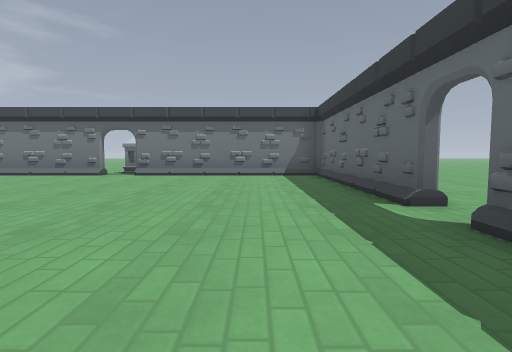
View 1 (above)

12 first-person views from a walk through a level from a Godot 3-D game. The camera is 1.2 m above the floor, tilts 4° down and sees 80° across. The floor is counted in squares, 2 m on a side. Each view is taken from the middle of a square. On the plan, view 1 faces up. The plan holds only what a view shows up to about 9 squares ahead; the rest is blank. The place goes on beyond the plan. Some surface patterns are stand-ins.

View 2
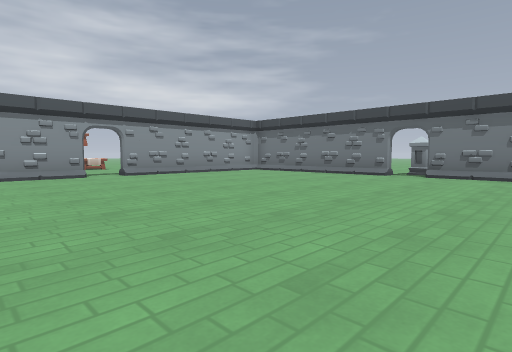

View 3
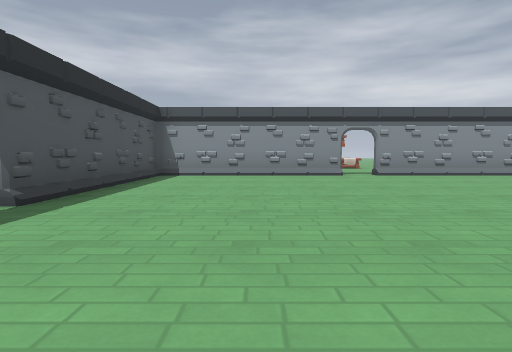

View 4
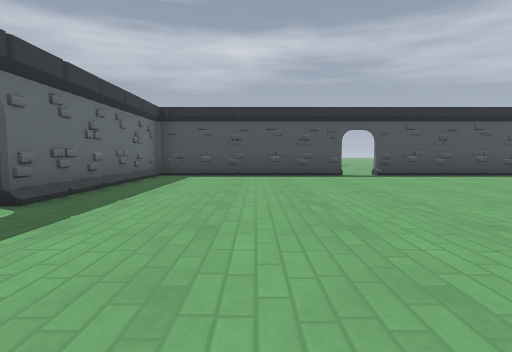

View 5
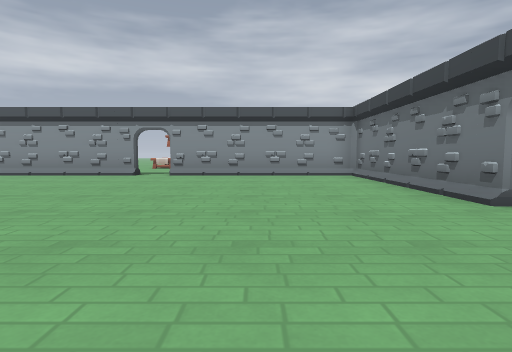

View 6
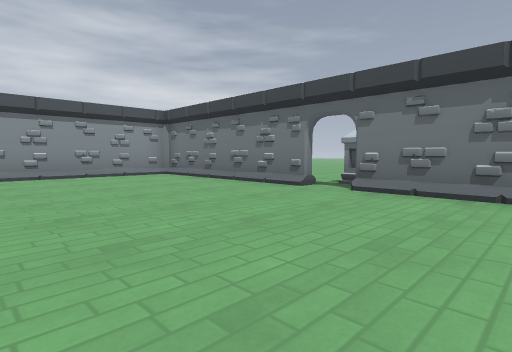

View 7
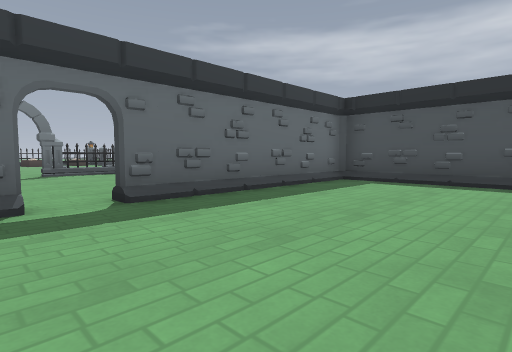

View 8
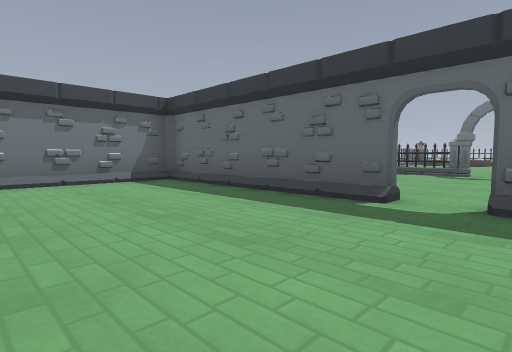

View 9
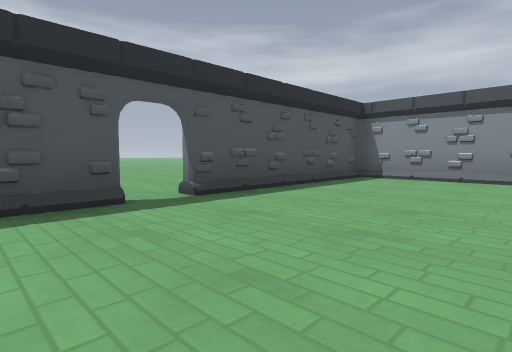

View 10
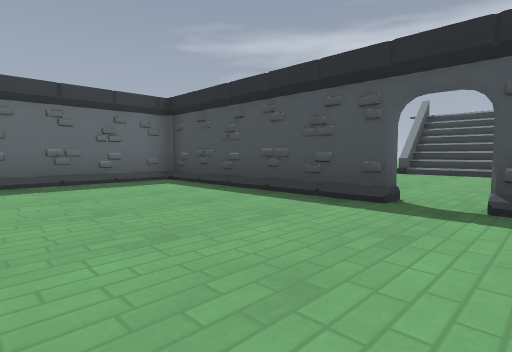

View 11
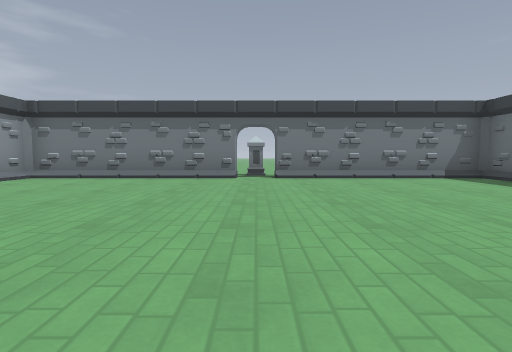

View 12
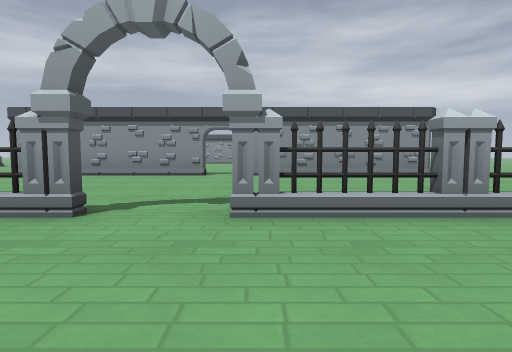

### Floor plan
Points are (right, up) in squares from view 1. A wall is a line through its corners. A room is listed if a view was taken in it or the views show most of it. See-through windows are left out.
Room 1 (views 1, 2, 3, 4, 5, 6, 7, 8, 9, 10, 11)
walls: (-9.9, 2.5) (-9.9, -2.9) (-4.5, -2.9); (-4.5, 8.9) (-9.9, 8.9) (-9.9, 3.5); (-3.5, -2.9) (1.9, -2.9) (1.9, 2.5); (1.9, 3.5) (1.9, 8.9) (-3.5, 8.9); (-3.8, 9.8) (-4.2, 9.8)
ways out: opening at (-10, 3) to room 2; opening at (-4, -3) to room 2; opening at (2, 3) to room 2
Room 2 (view 12)
walls: (1.9, 2.5) (2.1, 2.5) (2.1, -1.1); (2.1, 9.1) (2.1, 3.9); (-4.5, -2.9) (-4.5, -3.2)
ways out: opening at (-10, 3) to room 1; opening at (-4, -3) to room 1; opening at (2, 3) to room 1
objects: fence (8, 0) to (8, 1); fence (8, 4) to (8, 6); fence (8, 7) to (8, 8)

Positions as (right, up) in squares from view 1, and headings:
1: (0, 0), facing up
2: (-1, 0), facing up-left
3: (-1, 0), facing left
4: (-1, 6), facing down
5: (-1, 6), facing left
6: (-1, 4), facing up-left
7: (-2, 4), facing down-right
8: (-2, 2), facing up-right
9: (-2, 1), facing down-left
10: (-5, 1), facing down-right
11: (-4, 1), facing up
12: (11, 4), facing left
